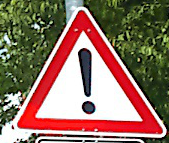
#> input picture test_image/test_traffic_sign.png, 169 x 143 px, found by its file name
$ python augmentations.py   (older library calls are emulated)
#> lines starting #> are read from the running program, lines starting #| are printed output that depends on the picture
import cv2
import random
import numpy as np
from skimage.transform import rotate
from skimage import transform as tf


class ChannelShift:
    # [14 lines left out: functions __init__, apply, not called in this run]


class Stripes:
    # [22 lines left out: functions __init__, apply, not called in this run]


class Blurring:
    # [14 lines left out: functions __init__, apply, not called in this run]


class SaltNPepper:
    def __init__(self, max_delta, grain_size):
        self.name = "SaltNPepper"
        self.max_delta = max_delta
        self.grain_size = grain_size

    def apply(self, img):
        h, w, c = img.shape
        snp_h = max(int(h / self.grain_size), 3)
        snp_w = max(int(w / self.grain_size), 3)
        snp = np.random.randint(-self.max_delta, self.max_delta, size=[snp_h, snp_w, c])
        snp = cv2.resize(snp, (w, h), interpolation=cv2.INTER_NEAREST)
        img = img.astype(np.int) + snp
        return np.clip(img, 0, 255).astype(np.uint8)


def apply_noise(img, tar, percentage):
    img_size = np.random.choice([img.shape[0], img.shape[1]])
    grain_size = np.random.choice([
        int(1 / 32 * img_size),
        int(2 / 32 * img_size),
        int(4 / 32 * img_size),
        int(8 / 32 * img_size)
    ])
    noise = SaltNPepper(
        max_delta=int(percentage * 256),
        grain_size=np.max([grain_size, 1])
    )
    return noise.apply(img), tar


def apply_warp(img, lab, percentage):
    img = img.astype(np.float32) / 255
    afine_tf = tf.AffineTransform(shear=np.random.choice([-1, 1]) * percentage)
    modified = tf.warp(img, inverse_map=afine_tf)
    return 255 * modified, lab


def apply_blur(img, lab, percentage):
    height, width, ch = img.shape
    k_w = np.max([int(percentage * width / 2), 2])
    k_h = np.max([int(percentage * height / 2), 2])
    img = cv2.blur(img.astype(np.float32), ksize=(k_w, k_h))
    return img.astype(np.uint8), lab


def apply_channel_shift(img, lab, percentage):
    noise = ChannelShift(intensity=int(256 * percentage))
    return noise.apply(img), lab


# [111 lines left out: functions apply_color_drop, apply_brightness, apply_horizontal_flip, apply_vertical_flip, apply_crop, apply_center_crop and 2 more, not called in this run]


def apply_mask(img, lab, percentage):
    height, width, ch = img.shape
    # Recalculate percentage to cover defined percentage of image
    percentage = np.sqrt(100*100*percentage) / 100

    mask_height = int(percentage * height)
    mask_width = int(percentage * width)
    y1_img = np.random.randint(height - mask_height)
    x1_img = np.random.randint(width - mask_width)

    mask = np.random.randint(0, 255, size=[mask_height, mask_width, 3])
    img[y1_img:y1_img + mask_height, x1_img:x1_img + mask_width, :] = mask
    return img, lab


def apply_cross_cut(img, lab, percentage):
    height, width, ch = img.shape
    # Recalculate percentage to cover defined percentage of image
    percentage = (100 - np.sqrt(100*100*(1 - percentage))) / 100

    cross_height = int(percentage * height)
    cross_width = int(percentage * width)
    y1_img = np.random.randint(height - cross_height)
    x1_img = np.random.randint(width - cross_width)

    top_left = img[0:y1_img, 0:x1_img, :]
    top_right = img[0:y1_img, x1_img+cross_width:, :]
    bot_left = img[y1_img+cross_height:, 0:x1_img, :]
    bot_right = img[y1_img+cross_height:, x1_img+cross_width:, :]

    top = np.concatenate([top_left, top_right], axis=1)
    bot = np.concatenate([bot_left, bot_right], axis=1)
    img = np.concatenate([top, bot], axis=0)
    img = cv2.resize(img, (width, height), interpolation=cv2.INTER_CUBIC)
    return img, lab


def img_to_patches(img, window_size):
    tiles = []
    for i in range(0, img.shape[0], window_size):
        for j in range(0, img.shape[1], window_size):
            tiles.append(img[i:i + window_size, j:j + window_size, :])
    return tiles


def patches_to_img(patches, img_size):
    img = np.zeros((img_size, img_size, 3))
    window_size = patches[0].shape[0]
    c = 0
    for i in range(0, img.shape[0], window_size):
        for j in range(0, img.shape[1], window_size):
            img[i:i + window_size, j:j + window_size, :] = patches[c]
            c += 1
    return img


def rotate_patch(patch):
    angle = np.random.choice([90, 180, 270])
    if angle == 270:
        patch = np.transpose(patch, (1, 0, 2))
        patch = cv2.flip(patch, 0)
    elif angle == 180:
        patch = cv2.flip(patch, -1)
    else:
        patch = np.transpose(patch, (1, 0, 2))
        patch = cv2.flip(patch, 1)
    return patch


def apply_patch_rotation(img, lab, n_patches=8, percentage=0.25):
    height, width, ch = img.shape
    size = 128
    img = cv2.resize(img, (size, size), interpolation=cv2.INTER_CUBIC)
    patches = img_to_patches(img, int(size / n_patches))

    patch_selected = np.arange(len(patches))
    patch_selected = np.random.choice(patch_selected, int(percentage * len(patches)), replace=False)

    for p_i, patch in enumerate(patches):
        if p_i in patch_selected:
            patch = rotate_patch(patch)
        patches[p_i] = patch
    img = patches_to_img(patches, size)
    img = cv2.resize(img, (width, height), interpolation=cv2.INTER_CUBIC)
    return img, lab


def apply_patch_shuffling(img, lab, n_patches=8, percentage=0.25):
    height, width, ch = img.shape
    size = 128
    img = cv2.resize(img, (size, size), interpolation=cv2.INTER_CUBIC)
    patches = img_to_patches(img, int(size / n_patches))

    patch_selected = np.arange(len(patches))
    patch_selected = np.random.choice(patch_selected, int(percentage * len(patches)), replace=False)
    patch_shuffled = np.copy(patch_selected)
    np.random.shuffle(patch_shuffled)

    patch_mapping = {i: j for i, j in zip(patch_selected, patch_shuffled)}

    for p_i, patch in enumerate(patches):
        if p_i in patch_selected:
            patch = patches[patch_mapping[p_i]]
        patches[p_i] = patch
    img = patches_to_img(patches, size)
    img = cv2.resize(img, (width, height), interpolation=cv2.INTER_CUBIC)
    return img, lab


def apply_imagine_patches(img, lab, n_patches=8, percentage=0.25):
    height, width, ch = img.shape
    size = 128
    img = cv2.resize(img, (size, size), interpolation=cv2.INTER_CUBIC)
    patches = img_to_patches(img, int(size / n_patches))

    patch_selected = np.arange(len(patches))
    patch_selected = np.random.choice(patch_selected, int(percentage * len(patches)), replace=False)

    for p_i, patch in enumerate(patches):
        if p_i in patch_selected:
            patch = np.random.randint(0, 255, size=patch.shape)
            # patch = np.zeros(patch.shape)
            # patch = 255 / 2 * np.ones(patch.shape)
        patches[p_i] = patch
    img = patches_to_img(patches, size)
    img = cv2.resize(img, (width, height), interpolation=cv2.INTER_CUBIC)
    return img, lab


class Augmentations:
    # [50 lines left out: functions __init__, apply, not called in this run]


def dummy_function(img, tar, percentage):
    return img, tar


class EncoderTask:
    # [31 lines left out: functions __init__, apply, not called in this run]


def tests():
    img = cv2.imread("./test_image/test_traffic_sign.png")
#> img is the input picture: shape (143, 169, 3); mean B, G, R 97.1, 113.1, 143.4
    img, _ = apply_mask(img, img, percentage=0.25)
    cv2.imwrite("./test_image/test_traffic_sign_masked.png", img)

    img = cv2.imread("./test_image/test_traffic_sign.png")
    img, _ = apply_cross_cut(img, img, percentage=0.25)
    cv2.imwrite("./test_image/test_traffic_sign_cross_cut.png", img)

    img = cv2.imread("./test_image/test_traffic_sign.png")
    img, _ = apply_patch_rotation(img, img)
#> after the loop in img_to_patches, `for i in range(0, img.shape[0], window_size):`: tiles = 64 items
#> in apply_patch_rotation, `patch_selected = np.arange(len(patches))`: patch_selected = 64 values from 0 to 63
#> in apply_patch_rotation, `patch_selected = np.random.choice(patch_selected, int(percentage * len..`: patch_selected = [59, 12, 7, 49, 63, 39, 8, 19, 45, 60, 51, 16, 55, 1, 36, 0]
#> the loop in apply_patch_rotation, `for p_i, patch in enumerate(patches):` made 64 passes
#> angle in rotate_patch on passes 1, 2, 8, 9, 13, 17, 20, 37, 40, 46, 50, 52: 180, 90, 90, 90, 270, 270, 90, 270, 180, 270, 270, 270
#> after the loop in patches_to_img, `for i in range(0, img.shape[0], window_size):`:
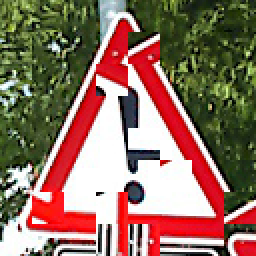
#> img: shape (128, 128, 3) float64 (shown 2 times larger); mean of channels 0, 1, 2 97.1, 113.1, 143.3; drawn as B, G, R
#> after the loop in patches_to_img, `for i in range(0, img.shape[0], window_size):`: c = 64
    cv2.imwrite("./test_image/test_traffic_sign_patch_rotation.png", img)
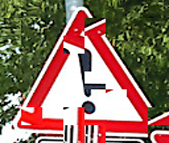
#> saved as test_traffic_sign_patch_rotation.png: shape (143, 169, 3); mean B, G, R 96.9, 112.9, 143.2

    img = cv2.imread("./test_image/test_traffic_sign.png")
    img, _ = apply_patch_shuffling(img, img)
#> in apply_patch_shuffling, `patches = img_to_patches(img, int(size / n_patches))`: patches = 64 items
#> in apply_patch_shuffling, `patch_selected = np.arange(len(patches))`: patch_selected = 64 values from 0 to 63
#> in apply_patch_shuffling, `patch_selected = np.random.choice(patch_selected, int(percentage * len..`: patch_selected = [31, 45, 44, 51, 29, 39, 62, 48, 40, 30, 20, 32, 43, 5, 19, 34]
#> in apply_patch_shuffling, `patch_shuffled = np.copy(patch_selected)`: patch_shuffled has the same summary as patch_selected
#> in apply_patch_shuffling, `patch_mapping = {i: j for i, j in zip(patch_selected, patch_shuffled)}`: patch_mapping = 16 items
#> the loop in apply_patch_shuffling, `for p_i, patch in enumerate(patches):` made 64 passes
#> call 2 of patches_to_img, with img_size = 128
#> after the loop in patches_to_img (call 2), `for i in range(0, img.shape[0], window_size):`:
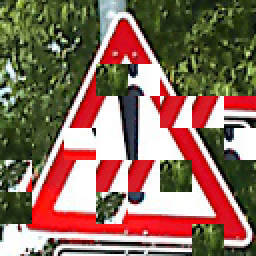
#> img: shape (128, 128, 3) float64 (shown 2 times larger); mean of channels 0, 1, 2 93.5, 110, 139.9; drawn as B, G, R
#> after the loop in patches_to_img (call 2), `for i in range(0, img.shape[0], window_size):`: c = 64
    cv2.imwrite("./test_image/test_traffic_sign_patch_shuffle.png", img)

    img = cv2.imread("./test_image/test_traffic_sign.png")
    img, _ = apply_blur(img, img, percentage=0.75)
    cv2.imwrite("./test_image/test_traffic_sign_blur.png", img)

    img = cv2.imread("./test_image/test_traffic_sign.png")
    img, _ = apply_noise(img, img, percentage=0.90)
#> in apply, `return np.clip(img, 0, 255).astype(np.uint8)`:
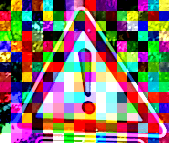
#> returned value: shape (143, 169, 3); mean of channels 0, 1, 2 108.6, 112.4, 136.1; drawn as B, G, R
    cv2.imwrite("./test_image/test_traffic_sign_noise.png", img)

    img = cv2.imread("./test_image/test_traffic_sign.png")
    img, _ = apply_warp(img, img, percentage=0.25)
#> in apply_warp, `modified = tf.warp(img, inverse_map=afine_tf)`:
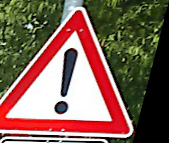
#> modified: shape (143, 169, 3) float32; mean of channels 0, 1, 2 0.334, 0.388, 0.505; drawn as B, G, R
    cv2.imwrite("./test_image/test_traffic_sign_warp.png", img)

    img = cv2.imread("./test_image/test_traffic_sign.png")
    img, _ = apply_imagine_patches(img, img, percentage=0.25)
#> in apply_imagine_patches, `patches = img_to_patches(img, int(size / n_patches))`: patches = 64 items
#> in apply_imagine_patches, `patch_selected = np.arange(len(patches))`: patch_selected = 64 values from 0 to 63
#> in apply_imagine_patches, `patch_selected = np.random.choice(patch_selected, int(percentage * len..`: patch_selected = [4, 39, 35, 21, 31, 27, 47, 62, 59, 22, 44, 14, 58, 46, 51, 7]
#> the loop in apply_imagine_patches, `for p_i, patch in enumerate(patches):` made 64 passes
#> call 3 of patches_to_img, with img_size = 128
#> after the loop in patches_to_img (call 3), `for i in range(0, img.shape[0], window_size):`:
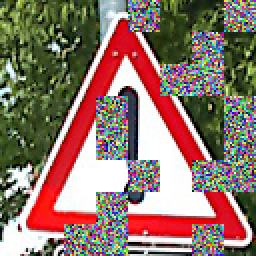
#> img: shape (128, 128, 3) float64 (shown 2 times larger); mean of channels 0, 1, 2 105.6, 117.3, 141.9; drawn as B, G, R
#> after the loop in patches_to_img (call 3), `for i in range(0, img.shape[0], window_size):`: c = 64
#> in apply_imagine_patches, `img = cv2.resize(img, (width, height), interpolation=cv2.INTER_CUBIC)`:
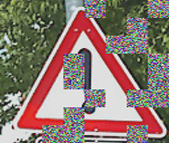
#> img: shape (143, 169, 3) float64; mean of channels 0, 1, 2 105.6, 117.3, 141.9; drawn with min black and max white
    cv2.imwrite("./test_image/test_traffic_sign_imagine_patches.png", img)


if __name__ == "__main__":
    tests()
